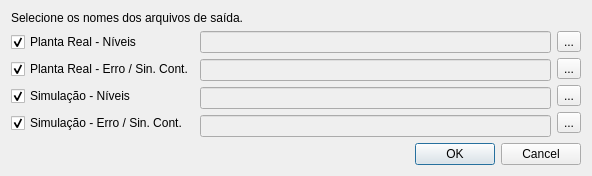
<?xml version="1.0" encoding="UTF-8"?>
<ui version="4.0">
 <class>Salvar</class>
 <widget class="QDialog" name="Salvar">
  <property name="geometry">
   <rect>
    <x>0</x>
    <y>0</y>
    <width>592</width>
    <height>176</height>
   </rect>
  </property>
  <property name="windowTitle">
   <string>Salvar Dados</string>
  </property>
  <property name="windowIcon">
   <iconset resource="../imgs/imgs.qrc">
    <normaloff>:/imgs/save_all.png</normaloff>:/imgs/save_all.png</iconset>
  </property>
  <layout class="QGridLayout" name="gridLayout">
   <item row="0" column="0">
    <widget class="QLabel" name="label">
     <property name="text">
      <string>Selecione os nomes dos arquivos de saída.</string>
     </property>
    </widget>
   </item>
   <item row="1" column="0">
    <layout class="QHBoxLayout" name="horizontalLayout">
     <item>
      <layout class="QVBoxLayout" name="verticalLayout_3">
       <item>
        <widget class="QCheckBox" name="chb_real_niveis">
         <property name="text">
          <string>Planta Real - Níveis</string>
         </property>
         <property name="checked">
          <bool>true</bool>
         </property>
        </widget>
       </item>
       <item>
        <widget class="QCheckBox" name="chb_real_erro_sc">
         <property name="text">
          <string>Planta Real - Erro / Sin. Cont.</string>
         </property>
         <property name="checked">
          <bool>true</bool>
         </property>
        </widget>
       </item>
       <item>
        <widget class="QCheckBox" name="chb_sim_niveis">
         <property name="text">
          <string>Simulação - Níveis</string>
         </property>
         <property name="checked">
          <bool>true</bool>
         </property>
        </widget>
       </item>
       <item>
        <widget class="QCheckBox" name="chb_sim_erro_sc">
         <property name="text">
          <string>Simulação - Erro / Sin. Cont.</string>
         </property>
         <property name="checked">
          <bool>true</bool>
         </property>
        </widget>
       </item>
      </layout>
     </item>
     <item>
      <layout class="QVBoxLayout" name="verticalLayout">
       <item>
        <widget class="QLineEdit" name="end_real_niveis">
         <property name="enabled">
          <bool>false</bool>
         </property>
         <property name="text">
          <string/>
         </property>
        </widget>
       </item>
       <item>
        <widget class="QLineEdit" name="end_real_erro_sc">
         <property name="enabled">
          <bool>false</bool>
         </property>
         <property name="text">
          <string/>
         </property>
        </widget>
       </item>
       <item>
        <widget class="QLineEdit" name="end_sim_niveis">
         <property name="enabled">
          <bool>false</bool>
         </property>
         <property name="text">
          <string/>
         </property>
        </widget>
       </item>
       <item>
        <widget class="QLineEdit" name="end_sim_erro_sc">
         <property name="enabled">
          <bool>false</bool>
         </property>
         <property name="text">
          <string/>
         </property>
        </widget>
       </item>
      </layout>
     </item>
     <item>
      <layout class="QVBoxLayout" name="verticalLayout_2">
       <item>
        <widget class="QToolButton" name="selec_real_niveis">
         <property name="text">
          <string>...</string>
         </property>
         <property name="icon">
          <iconset resource="../imgs/imgs.qrc">
           <normaloff>:/imgs/folder_blue.png</normaloff>:/imgs/folder_blue.png</iconset>
         </property>
        </widget>
       </item>
       <item>
        <widget class="QToolButton" name="selec_real_erro_sc">
         <property name="text">
          <string>...</string>
         </property>
         <property name="icon">
          <iconset resource="../imgs/imgs.qrc">
           <normaloff>:/imgs/folder_blue.png</normaloff>:/imgs/folder_blue.png</iconset>
         </property>
        </widget>
       </item>
       <item>
        <widget class="QToolButton" name="selec_sim_niveis">
         <property name="text">
          <string>...</string>
         </property>
         <property name="icon">
          <iconset resource="../imgs/imgs.qrc">
           <normaloff>:/imgs/folder_blue.png</normaloff>:/imgs/folder_blue.png</iconset>
         </property>
        </widget>
       </item>
       <item>
        <widget class="QToolButton" name="selec_sim_erro_sc">
         <property name="text">
          <string>...</string>
         </property>
         <property name="icon">
          <iconset resource="../imgs/imgs.qrc">
           <normaloff>:/imgs/folder_blue.png</normaloff>:/imgs/folder_blue.png</iconset>
         </property>
        </widget>
       </item>
      </layout>
     </item>
    </layout>
   </item>
   <item row="2" column="0">
    <widget class="QDialogButtonBox" name="buttonBox">
     <property name="orientation">
      <enum>Qt::Horizontal</enum>
     </property>
     <property name="standardButtons">
      <set>QDialogButtonBox::Cancel|QDialogButtonBox::Ok</set>
     </property>
    </widget>
   </item>
  </layout>
 </widget>
 <resources>
  <include location="../imgs/imgs.qrc"/>
 </resources>
 <connections>
  <connection>
   <sender>buttonBox</sender>
   <signal>accepted()</signal>
   <receiver>Salvar</receiver>
   <slot>accept()</slot>
   <hints>
    <hint type="sourcelabel">
     <x>266</x>
     <y>166</y>
    </hint>
    <hint type="destinationlabel">
     <x>157</x>
     <y>175</y>
    </hint>
   </hints>
  </connection>
  <connection>
   <sender>buttonBox</sender>
   <signal>rejected()</signal>
   <receiver>Salvar</receiver>
   <slot>reject()</slot>
   <hints>
    <hint type="sourcelabel">
     <x>334</x>
     <y>166</y>
    </hint>
    <hint type="destinationlabel">
     <x>286</x>
     <y>175</y>
    </hint>
   </hints>
  </connection>
  <connection>
   <sender>chb_real_niveis</sender>
   <signal>toggled(bool)</signal>
   <receiver>selec_real_niveis</receiver>
   <slot>setEnabled(bool)</slot>
   <hints>
    <hint type="sourcelabel">
     <x>70</x>
     <y>50</y>
    </hint>
    <hint type="destinationlabel">
     <x>580</x>
     <y>46</y>
    </hint>
   </hints>
  </connection>
  <connection>
   <sender>chb_real_erro_sc</sender>
   <signal>toggled(bool)</signal>
   <receiver>selec_real_erro_sc</receiver>
   <slot>setEnabled(bool)</slot>
   <hints>
    <hint type="sourcelabel">
     <x>175</x>
     <y>77</y>
    </hint>
    <hint type="destinationlabel">
     <x>580</x>
     <y>79</y>
    </hint>
   </hints>
  </connection>
  <connection>
   <sender>chb_sim_niveis</sender>
   <signal>toggled(bool)</signal>
   <receiver>selec_sim_niveis</receiver>
   <slot>setEnabled(bool)</slot>
   <hints>
    <hint type="sourcelabel">
     <x>175</x>
     <y>104</y>
    </hint>
    <hint type="destinationlabel">
     <x>580</x>
     <y>107</y>
    </hint>
   </hints>
  </connection>
  <connection>
   <sender>chb_sim_erro_sc</sender>
   <signal>toggled(bool)</signal>
   <receiver>selec_sim_erro_sc</receiver>
   <slot>setEnabled(bool)</slot>
   <hints>
    <hint type="sourcelabel">
     <x>175</x>
     <y>131</y>
    </hint>
    <hint type="destinationlabel">
     <x>580</x>
     <y>135</y>
    </hint>
   </hints>
  </connection>
 </connections>
</ui>
